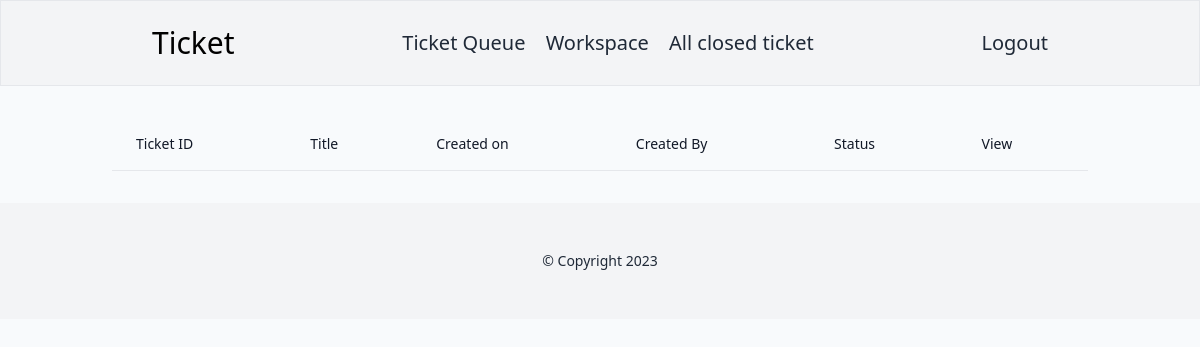
/ticket/workspace/ (signed in), run on an earlier commit of the app's database.
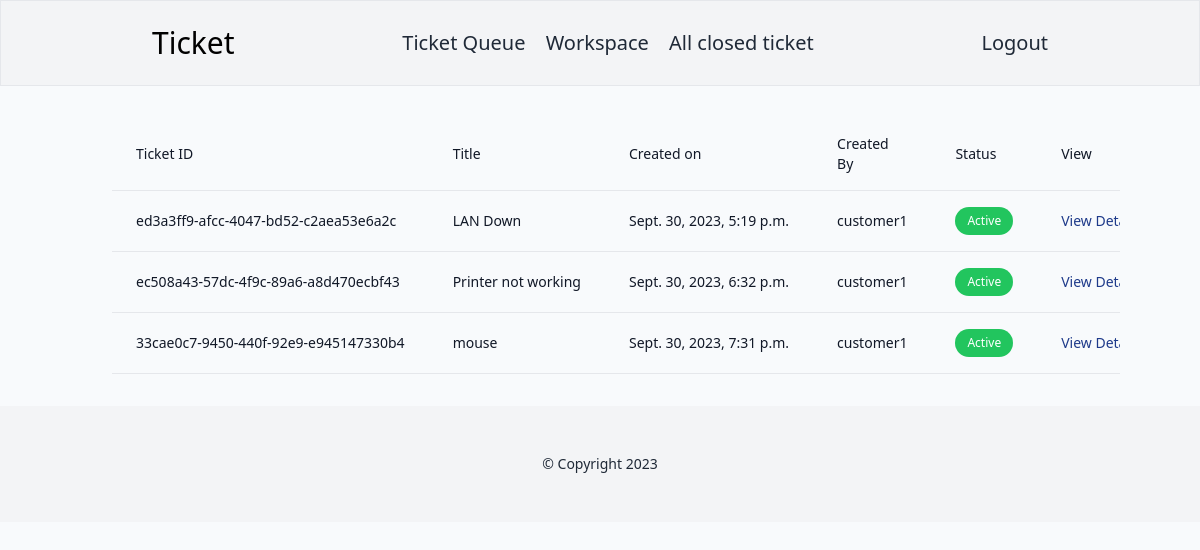
And on a later commit of the database.
### ticket/models.py (models this page shows, shortened)
class Ticket(models.Model):
    status_choices=(
        ('Active','Active'),
        ('Completed','Completed'),
        ('Pending','Pending')
    )
    ticket_number=models.UUIDField(default=uuid.uuid4)
    title=models.CharField(max_length=100)
    description=models.TextField()
    created_by=models.ForeignKey(User,on_delete=models.CASCADE, related_name='created_by')
    date_created=models.DateTimeField(auto_now_add=True)
    assigned_to=models.ForeignKey(User,on_delete=models.DO_NOTHING,null=True, blank=True)
    is_resolved=models.BooleanField(default=False)
    accepted_date=models.DateTimeField(null=True, blank=True)
    closed_date=models.DateTimeField(null=True,blank=True)
    ticket_status=models.CharField(max_length=15, choices=status_choices)

### users/models.py (models this page shows)
class User(AbstractUser):
    is_customer=models.BooleanField(default=False)
    is_engineer=models.BooleanField(default=False)
    def __str__(self):
        return self.username

### ticket/views.py (the view)
# urls.py: path('workspace/', workspace, name='workspace'),
def workspace(request):
    tickets=Ticket.objects.filter(assigned_to=request.user, is_resolved=False)
    return render(request,'ticket/workspace.html', {'tickets':tickets})

### templates/ticket/workspace.html (shortened to what this page needs)
{% extends 'base.html' %}
{% block content %}
<div class="container mx-auto p-6">
    <div class="flex flex-col">
        <div class="overflow-x-auto sm:-mx-6 lg:-mx-8">
            <div class="py-2 inline-block min-w-full sm:px-6 lg:px-8">
                <div class="overflow-hidden">
                    <table class="min-w-full">
                        <thead class="border-b">
                            <tr>
                                <th scope="col" class="text-sm font-medium text-gray-900 px-6 py-4 text-left">Ticket ID</th>
                                <th scope="col" class="text-sm font-medium text-gray-900 px-6 py-4 text-left">Title</th>
                                <th scope="col" class="text-sm font-medium text-gray-900 px-6 py-4 text-left">Created on</th>
                                <th scope="col" class="text-sm font-medium text-gray-900 px-6 py-4 text-left">Created By</th>
                                <th scope="col" class="text-sm font-medium text-gray-900 px-6 py-4 text-left">Status</th>
                                <th scope="col" class="text-sm font-medium text-gray-900 px-6 py-4 text-left">View</th>
                            </tr>
                        </thead>
                        <tbody>
                            {% for ticket in tickets %}
                            <tr class="border-b">
                                <td class="px-6 py-4 whitespace-nowrap text-sm font-medium text-gray-900">{{ticket.ticket_number}}</td>
                                <td class="text-sm text-gray-900 font-light px-6 py-4 whitespace-nowrap">{{ticket.title}}</td>
                                <td class="text-sm text-gray-900 font-light px-6 py-4 whitespace-nowrap">{{ticket.date_created}}</td>
                                <td class="text-sm text-gray-900 font-light px-6 py-4 whitespace-nowrap">{{ticket.created_by}}</td>
                                <td class="text-sm text-gray-900 font-light px-6 py-4 whitespace-nowrap">
                                {% if ticket.ticket_status == 'Active' %}
                                <span class="inline-flex items-center gap-1.5 py-1.5 px-3 rounded-full text-xs font-medium bg-green-500 text-white">Active</span>
                                    {% elif ticket.ticket_status == 'Pending' %}
                                    <span class="inline-flex items-center gap-1.5 py-1.5 px-3 rounded-full text-xs font-medium bg-yellow-500 text-white">Pending</span>
                                    {% elif ticket.ticket_status == 'Completed' %}
                                    <span class="inline-flex items-center gap-1.5 py-1.5 px-3 rounded-full text-xs font-medium bg-red-500 text-white">Completed</span>
                                    {% endif %}
                                </td>
                                <td class="text-sm text-blue-900 font-light px-6 py-4 whitespace-nowrap">
                                    <a href="{% url 'ticket-details' ticket.pk %}">View Details</a></td>
                            </tr>
                            {% endfor %}
                        </tbody>
                    </table>
                </div>
            </div>
        </div>
    </div>
</div>
{% endblock %}

What changed in the data, as far as the page shows it:
now on this page (row edited): Ticket: ticket_number "ed3a3ff9-afcc-4047-bd52-c2aea53e6a2c", title "LAN Down", date_created "Sept. 30, 2023, 5:19 p.m.", created_by "customer1", ticket_status "Active"
now on this page (row edited): Ticket: ticket_number "ec508a43-57dc-4f9c-89a6-a8d470ecbf43", title "Printer not working", date_created "Sept. 30, 2023, 6:32 p.m.", created_by "customer1", ticket_status "Active"
added Ticket: ticket_number "33cae0c7-9450-440f-92e9-e945147330b4", title "mouse", date_created "Sept. 30, 2023, 7:31 p.m.", created_by "customer1", ticket_status "Active"
